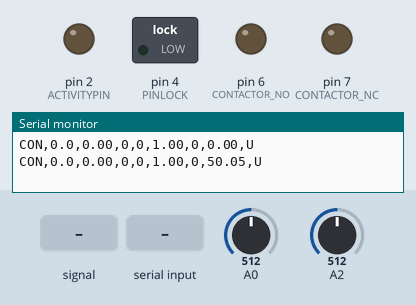
A sketch run on a simulated Arduino Uno, built with avr-gcc and run on an emulated ATmega328P. Parts: switched loads named in the sketch (green lamp = pin HIGH), output pins drawn as LEDs (lit = HIGH), the last lines printed to the serial monitor. Dashed ring = blinking. The test bench sets the inputs (shaded band); at power-on: A0 = 512, A2 = 512.

Above: at 1.4 s.
1.5 s: A0 fed a 200 Hz sine of ±81 counts around its level
At 4.4 s:
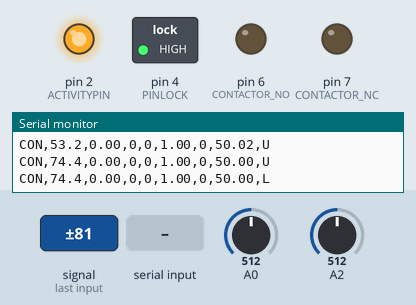
4.5 s: "PUMP_ON" received over Serial
At 7.4 s:
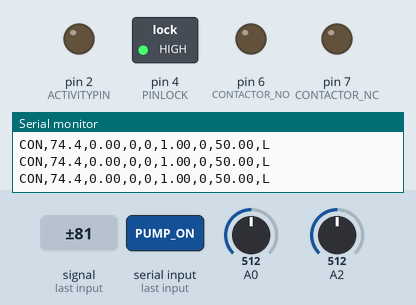
7.5 s: A0 set to 0
At 8.8 s:
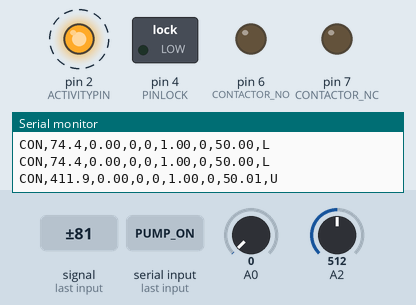
Timing chart, 0 to 16.5 s (numbered marks = the images above; inputs shaded):
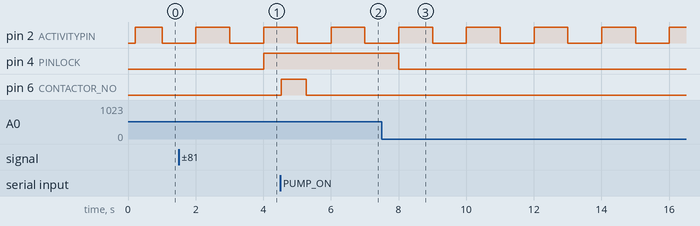

Measured:
- after the input at 1.5 s, pin 4 (PINLOCK): LOW → HIGH after 2.5 s
- after the input at 4.5 s, pin 6 (CONTACTOR_NO): LOW → HIGH at once, → LOW 0.75 s later
- after the input at 7.5 s, pin 4 (PINLOCK): HIGH → LOW after 0.51 s
- by itself, pin 2 (ACTIVITYPIN): alternates HIGH for 1.0 s and LOW for 1.0 s

The sketch:

rion_control.ino
```cpp
//////////////////////////////////////////
//Pump comtroller
//////////////////////////////////////////
#define V1CAL 265.8

#define I1CAL 15.4//14.4 // calculated value is 100A:0.05A for transformer / 18 Ohms for resistor = 111.1

#define I1LEAD -5 // number of microseconds the CT1 input leads the voltage input by
#define POWERCORRECTION 0 // this value, in watts, may be used to compensate for the leakage from voltage to current inputs

// other system constants
#define SUPPLY_VOLTS 5.0 // used here because it's more accurate than the internal band-gap reference
#define SUPPLY_FREQUENCY 50
#define NUMSAMPLES 90 // number of times to sample each 50Hz cycle

#define FILTERSHIFT 13 // for low pass filters to determine ADC offsets
#define PLLTIMERRANGE 250 //100 // PLL timer range limit ~+/-0.5Hz
#define PLLLOCKRANGE 40 // allowable ADC range to enter locked state
#define PLLUNLOCKRANGE 80 // allowable ADC range to remain locked
#define PLLLOCKCOUNT 100 // number of cycles to determine if PLL is locked
#define LOOPTIME 1000 // time of outer loop in milliseconds, also time between radio transmissions

//--------------------------------------------------------------------------------------------------
// constants calculated at compile time
#define V1_RATIO ((V1CAL * SUPPLY_VOLTS)/1024)

#define I1_RATIO ((I1CAL * SUPPLY_VOLTS)/1024)

#define I1PHASESHIFT (((I1LEAD+36)*256)/400) // phase shift in voltage to align to current samples

#define FILTERROUNDING (1<<(FILTERSHIFT-1))
#define TIMERTOP (((20000/NUMSAMPLES)*16)-1) // terminal count for PLL timer
#define PLLTIMERMAX (TIMERTOP+PLLTIMERRANGE)
#define PLLTIMERMIN (TIMERTOP-PLLTIMERRANGE)

//ANALOG PINS
#define VOLTS1PIN 0
#define CT1PIN 2

//DIGITAL PIINS
#define ACTIVITYPIN 2
#define PINLOCK 4

#define CONTACTOR_NO 6
#define CONTACTOR_NC 7

long relay_interval=750; //time relays are held open or closed for contactor to latch
unsigned long relay_off_time;
int NO=LOW;
int NC=LOW;

boolean activity;
int sampleV1;
int sampleI1;
int numSamples;

int volts1Offset=512;
int I1Offset=512;

float V1rms;
float I1rms;
long sumV1squared;
long sumI1squared;
long sumP1;

long cycleV1squared;
long cycleI1squared;
long cycleP1;
long totalV1squared;
long totalI1squared;
long totalP1;
long sumTimerCount;

float realPower1,apparentPower1,powerFactor1;
long energy1;

float frequency;
word timerCount=TIMERTOP;
word pllUnlocked=PLLLOCKCOUNT;
word cycleCount;
boolean newCycle;
unsigned long nextTransmitTime;

void setup()
{
  delay(200);

  Serial.begin(19200);

  pinMode(CONTACTOR_NO,OUTPUT);
  pinMode(CONTACTOR_NC,OUTPUT);


  pinMode(PINLOCK,OUTPUT);
  pinMode(ACTIVITYPIN,OUTPUT);

  // change ADC prescaler to /64 = 250kHz clock
  // slightly out of spec of 200kHz but should be OK
  const unsigned char PS_32=(1<<ADPS2)|(1<<ADPS0);
  const unsigned char PS_64=(1<<ADPS2)|(1<<ADPS1);
  const unsigned char PS_128=(1<<ADPS2)|(1<<ADPS1)|(1<<ADPS0);
  //ADCSRA &= 0xf8;  // remove bits set by Arduino library
  //ADCSRA |= 0x06;
  ADCSRA &= ~PS_128;
  ADCSRA |= PS_64;

  //set timer 1 interrupt for required period
  noInterrupts();
  TCCR1A = 0; // clear control registers
  TCCR1B = 0;
  TCNT1  = 0; // clear counter
  OCR1A = TIMERTOP; // set compare reg for timer period
  bitSet(TCCR1B,WGM12); // CTC mode
  bitSet(TCCR1B,CS10); // no prescaling
  bitSet(TIMSK1,OCIE1A); // enable timer 1 compare interrupt
  bitSet(ADCSRA,ADIE); // enable ADC interrupt

  delay(1500);
  interrupts();
}

void loop()
{
  if(newCycle) addCycle(); // a new mains cycle has been sampled

  if((millis()>=nextTransmitTime) && ((millis()-nextTransmitTime)<0x80000000L)) // check for overflow
  {
    calculateVIPF();
    sendResults();
    nextTransmitTime+=LOOPTIME;
  }

  //COMMANDS
  int i=0;
  char commandBuffer[20];
  String cmd;
  char* sep;

  if (Serial.available()){
    delay(25);
    while(Serial.available() && i<19) {
      commandBuffer[i++] = Serial.read();
    }
    commandBuffer[i++]='\0';
  }
  if (i>0) {
    if (strcmp(commandBuffer,"PUMP_ON")==0) {
      relay_off_time=millis()+relay_interval;
      digitalWrite(CONTACTOR_NO,HIGH);
      NO=HIGH;
    }
    if (strcmp(commandBuffer,"PUMP_OFF")==0) {
        relay_off_time=millis()+relay_interval;
        digitalWrite(CONTACTOR_NC,HIGH);
        NC=HIGH;
    }
  }
  if (NO==HIGH && millis()>relay_off_time){
    NO=LOW;
    digitalWrite(CONTACTOR_NO,LOW);
  }
  if (NC==HIGH && millis()>relay_off_time){
    NC=LOW;
    digitalWrite(CONTACTOR_NC,LOW);
  }
}

// timer 1 interrupt handler
ISR(TIMER1_COMPA_vect)
{
  ADMUX = _BV(REFS0) | VOLTS1PIN; // start ADC conversion for voltage
  ADCSRA |= _BV(ADSC);
}

// ADC interrupt handler
ISR(ADC_vect)
{
  static int newV1;
  static int newI1;
  static int lastV1;
  static long fVolts1Offset=512L<<FILTERSHIFT;
  static long fI1Offset=512L<<FILTERSHIFT;
  int result;
  long phaseShiftedV1;

  result = ADCL;
  result |= ADCH<<8;

  // determine which conversion just completed
  switch(ADMUX & 0x0f)
  {
  case VOLTS1PIN:
    ADMUX = _BV(REFS0) | CT1PIN; // start CT1 conversion
    ADCSRA |= _BV(ADSC);
    lastV1=newV1;
    sampleV1 = result;
    newV1=sampleV1-volts1Offset;
    sumV1squared+=((long)newV1*newV1);
    // update low-pass filter for DC offset
    fVolts1Offset += (sampleV1-volts1Offset);
    volts1Offset=(int)((fVolts1Offset+FILTERROUNDING)>>FILTERSHIFT);
    // determine voltage at current sampling points and use it for power calculation
    phaseShiftedV1=lastV1+((((long)newV1-lastV1)*I1PHASESHIFT)>>8);
    sumP1+=(phaseShiftedV1*newI1);
    break;
  case CT1PIN:
    sampleI1 = result;
    newI1=sampleI1-I1Offset;
    sumI1squared+=((long)newI1*newI1);
    fI1Offset += (sampleI1-I1Offset);
    I1Offset=(int)((fI1Offset+FILTERROUNDING)>>FILTERSHIFT);
    updatePLL(newV1,lastV1);
    break;
  }

}

void updatePLL(int newV, int lastV)
{
  static byte samples=0;
  static int oldV;
  static boolean divertFlag, diverting=false;
  static int manualCycleCount=-1;
  boolean rising;

  rising=(newV>lastV); // synchronise to rising zero crossing

  samples++;
  if(samples>=NUMSAMPLES) // end of one 50Hz cycle
  {
    samples=0;
    if(rising)
    {
      // if we're in the rising part of the 50Hz cycle adjust the final timer count
      // to move newV towards 0, only adjust if we're moving in the wrong direction
      if(((newV<0)&&(newV<=oldV))||((newV>0)&&(newV>=oldV))) timerCount-=newV;
      // limit range of PLL frequency
      timerCount=constrain(timerCount,PLLTIMERMIN,PLLTIMERMAX);
      OCR1A=timerCount;
      if(abs(newV)>PLLUNLOCKRANGE) pllUnlocked=PLLLOCKCOUNT; // we're unlocked
      else if(pllUnlocked) pllUnlocked--;
    }
    else // in the falling part of the cycle, we shouldn't be here
    {
      OCR1A=PLLTIMERMAX; // shift out of this region fast
      pllUnlocked=PLLLOCKCOUNT; // and we can't be locked
    }

    oldV=newV;

    // save results for outer loop
    cycleV1squared=sumV1squared;
    cycleI1squared=sumI1squared;
    cycleP1=sumP1;

    // and clear accumulators
    sumV1squared=0;
    sumI1squared=0;
    sumP1=0;

    newCycle=true; // flag new cycle to outer loop
  }
}

// add data for new 50Hz cycle to total
void addCycle()
{
  totalV1squared+=cycleV1squared;

  totalI1squared+=cycleI1squared;

  totalP1+=cycleP1;

  numSamples+=NUMSAMPLES;
  sumTimerCount+=(timerCount+1); // for average frequency calculation

  cycleCount++;
  newCycle=false;
}

// calculate voltage, current, power and frequency
void calculateVIPF()
{
  if(numSamples==0) return; // just in case

  V1rms = V1_RATIO * sqrt(((float)totalV1squared)/numSamples);

  I1rms = I1_RATIO * sqrt(((float)totalI1squared)/numSamples);

  realPower1 = (V1_RATIO * I1_RATIO * (float)totalP1)/numSamples;
  if(abs(realPower1)>POWERCORRECTION) realPower1-=POWERCORRECTION;
  apparentPower1 = V1rms * I1rms;
  powerFactor1=realPower1 / apparentPower1;

  frequency=((float)cycleCount*16000000)/(((float)sumTimerCount)*NUMSAMPLES);

  energy1=(realPower1*LOOPTIME)/1000; //watt-seconds

  totalV1squared=0;
  totalI1squared=0;
  totalP1=0;
  numSamples=0;
  cycleCount=0;
  sumTimerCount=0;
}

void sendResults()
{
  activity=!activity;
  digitalWrite(ACTIVITYPIN,activity);

  if(pllUnlocked){
    digitalWrite(PINLOCK,LOW);
  }
  else{
    digitalWrite(PINLOCK,HIGH);
  }

  if (I1rms<0.1) {
    I1rms=0;realPower1=0;apparentPower1=0;powerFactor1=1;energy1=0;
  }
  if (V1rms<10) {
    V1rms=0;I1rms=0;realPower1=0;apparentPower1=0;powerFactor1=1;energy1=0;
  }


  Serial.print("CON,");  //0
  Serial.print(V1rms,1); //1
  Serial.print(",");
  Serial.print(I1rms);//2
  Serial.print(",");
  Serial.print(realPower1,0);//3
  Serial.print(",");
  Serial.print(apparentPower1,0);//4
  Serial.print(",");
  Serial.print(powerFactor1,2);//5
  Serial.print(",");
  Serial.print(energy1);//6
  Serial.print(",");
  Serial.print(frequency);//7
  Serial.print(",");
  if (pllUnlocked) {
    Serial.print("U"); //8
  } else
  {
    Serial.print("L"); //8
  }
  Serial.println();

}
```
